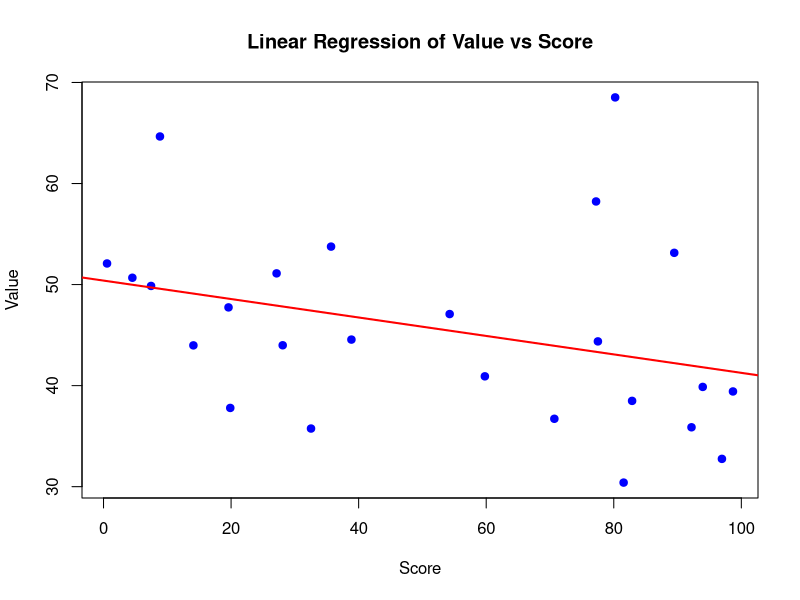

The R script that drew this image:
# regression.R - Synthetic file created with ChatGPT

# Load necessary libraries
library(readr)
library(dplyr)

# Load the data
data <- read_csv("../data/processed/final-dataset.csv")

# Quick look at the data
print("First few rows of the data:")
print(head(data))

# Do a simple linear regression: value ~ score
model <- lm(value ~ score, data = data)

# Print the summary of the model
print("Summary of the linear regression model:")
print(summary(model))

# Optional: plot the regression
plot(data$score, data$value, 
     main = "Linear Regression of Value vs Score",
     xlab = "Score", ylab = "Value", pch = 19, col = "blue")
abline(model, col = "red", lwd = 2)
